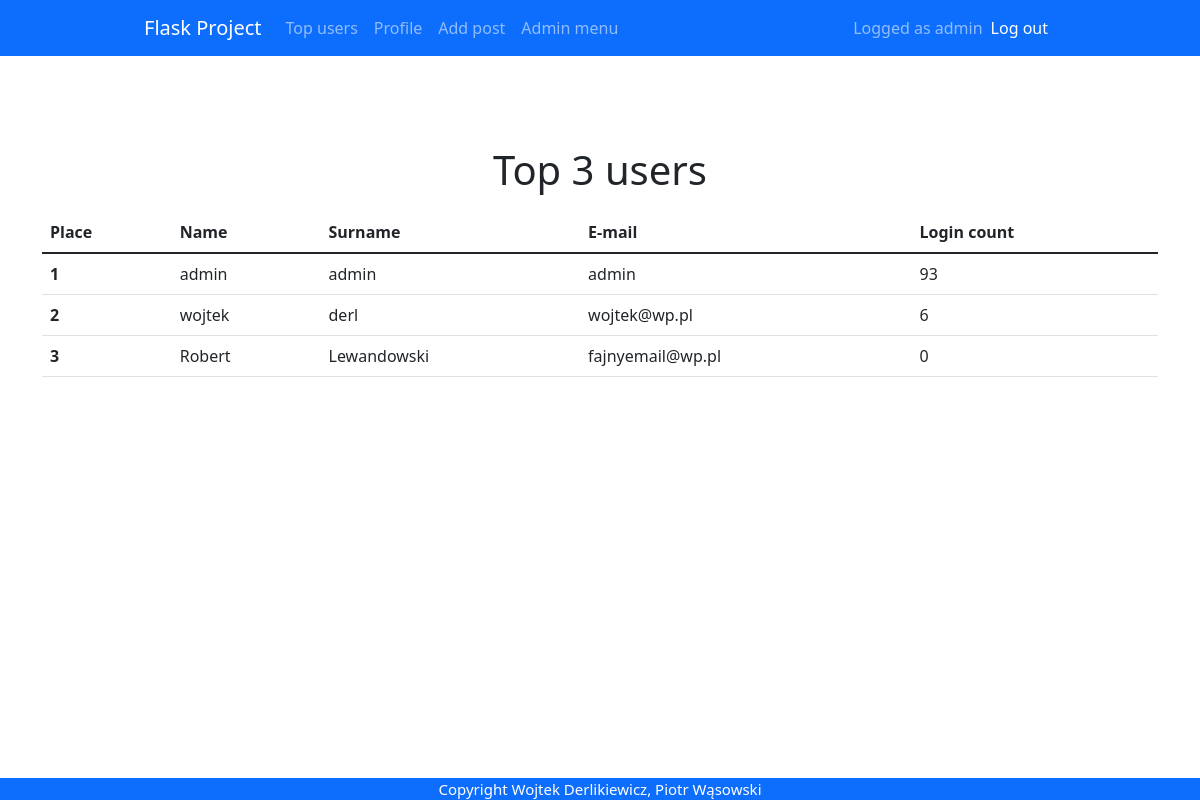
The app's page /top_users (signed in) with its own data.
### app.py (models this page shows)
class User(db.Model, UserMixin):
    id = db.Column(db.Integer, primary_key = True)
    email = db.Column(db.String(30), nullable=False, unique=True)
    name = db.Column(db.String(20), nullable=False)
    last_name = db.Column(db.String(20), nullable=False)
    password = db.Column(db.String(80), nullable=False)
    login_count = db.Column(db.Integer, nullable=False, default=0)
    isAdmin = db.Column(db.Boolean(), nullable=False, default=False)

### app.py (the view)
@app.route('/top_users', methods=['GET', 'POST'])
def topUsers():
    top_users = db.session.query(User).order_by(User.login_count.desc()).limit(3)
    return render_template('top_users.html', users = top_users)

### app.py (called while the page is built)
@login_manager.user_loader
def load_user(user_id):
    return User.query.get(int(user_id))

### templates/top_users.html
{% extends "base.html" %} {% block title %}Top users{% endblock %} {% block
content %}
<h1>Top 3 users</h1>
<table class="table">
  <thead>
    <tr>
      <th scope="col">Place</th>
      <th scope="col">Name</th>
      <th scope="col">Surname</th>
      <th scope="col">E-mail</th>
      <th scope="col">Login count</th>
    </tr>
  </thead>
  <tbody>
    {% set x = namespace(value=1) %} {% for user in users %}
    <tr>
      <th scope="row">{{x.value}} {% set x.value = x.value + 1 %}</th>
      <td>{{ user.name }}</td>
      <td>{{ user.last_name }}</td>
      <td>{{ user.email }}</td>
      <td>{{ user.login_count }}</td>
    </tr>
    {% endfor %}
  </tbody>
</table>
{% endblock %}

### templates/base.html (shortened to what this page needs)
<!DOCTYPE html>
<html lang="pl">
  <head>
    {% block styles %}
    <link
      rel="stylesheet"
      href="{{url_for('.static', filename='styles/base.css')}}"
    />
    <link
      href="https://cdn.jsdelivr.net/npm/bootstrap@5.1.3/dist/css/bootstrap.min.css"
      rel="stylesheet"
    />
    {% endblock %}
  </head>
  <body>
    <nav class="navbar navbar-expand-lg navbar-dark bg-primary">
      <div class="container-fluid">
        <a class="navbar-brand" href="{{url_for('home')}}">Flask Project</a>
        <div class="collapse navbar-collapse" id="navbarText">
          <ul class="navbar-nav me-auto mb-2 mb-lg-0">
            <li class="nav-item">
              <a class="nav-link" href="{{url_for('topUsers')}}">Top users</a>
            </li>
            {% if current_user.is_authenticated %}
            <li class="nav-item">
              <a class="nav-link" href="{{url_for('profile')}}">Profile</a>
            </li>
            <li class="nav-item">
              <a class="nav-link" href="{{url_for('add_post')}}">Add post</a>
            </li>
            {% if current_user.isAdmin == True %}
            <li class="nav-item">
              <a class="nav-link" href="{{url_for('admin')}}">Admin menu</a>
            </li>
            {% endif %} {% endif %}
          </ul>
          {% if current_user.is_authenticated %}
          <span class="navbar-text"> Logged as {{current_user.name }} </span>
          <span class="navbar-item">
            <ul class="navbar-nav me-auto mb-2 mb-lg-0">
              <li class="nav-item">
                <a
                  class="nav-link active"
                  aria-current="page"
                  href="{{url_for('logout')}}"
                  >Log out</a
                >
              </li>
            </ul>
          </span>
          {% endif %}
        </div>
      </div>
    </nav>
    <div class="container">{% block content %} {% endblock %}</div>
    <footer>Copyright Wojtek Derlikiewicz, Piotr Wąsowski</footer>
  </body>
</html>

### static/styles/base.css (style rules this page uses)
html { overflow: -moz-scrollbars-vertical; overflow-y: scroll; }
body { margin: 0; background-color: dimgrey; font-family: "Roboto", sans-serif; }
a { text-decoration: none; }
.container { overflow: hidden; margin-top: 30px; padding-top: 50px; display: grid; place-items: center; }
.container-fluid { width: 78% !important; }
h1 { padding: 10px; }
footer { position: fixed; bottom: 0; width: 100%; background-color: #0d6efd; color: white; font-size: 15px; text-align: center; }

### records on screen
User: name "admin", value "1", last_name "admin", email "admin", login_count "93"
User: value "2", name "wojtek", last_name "derl", email "wojtek@wp.pl", login_count "6"
User: value "3", name "Robert", last_name "Lewandowski", email "fajnyemail@wp.pl", login_count "0"
